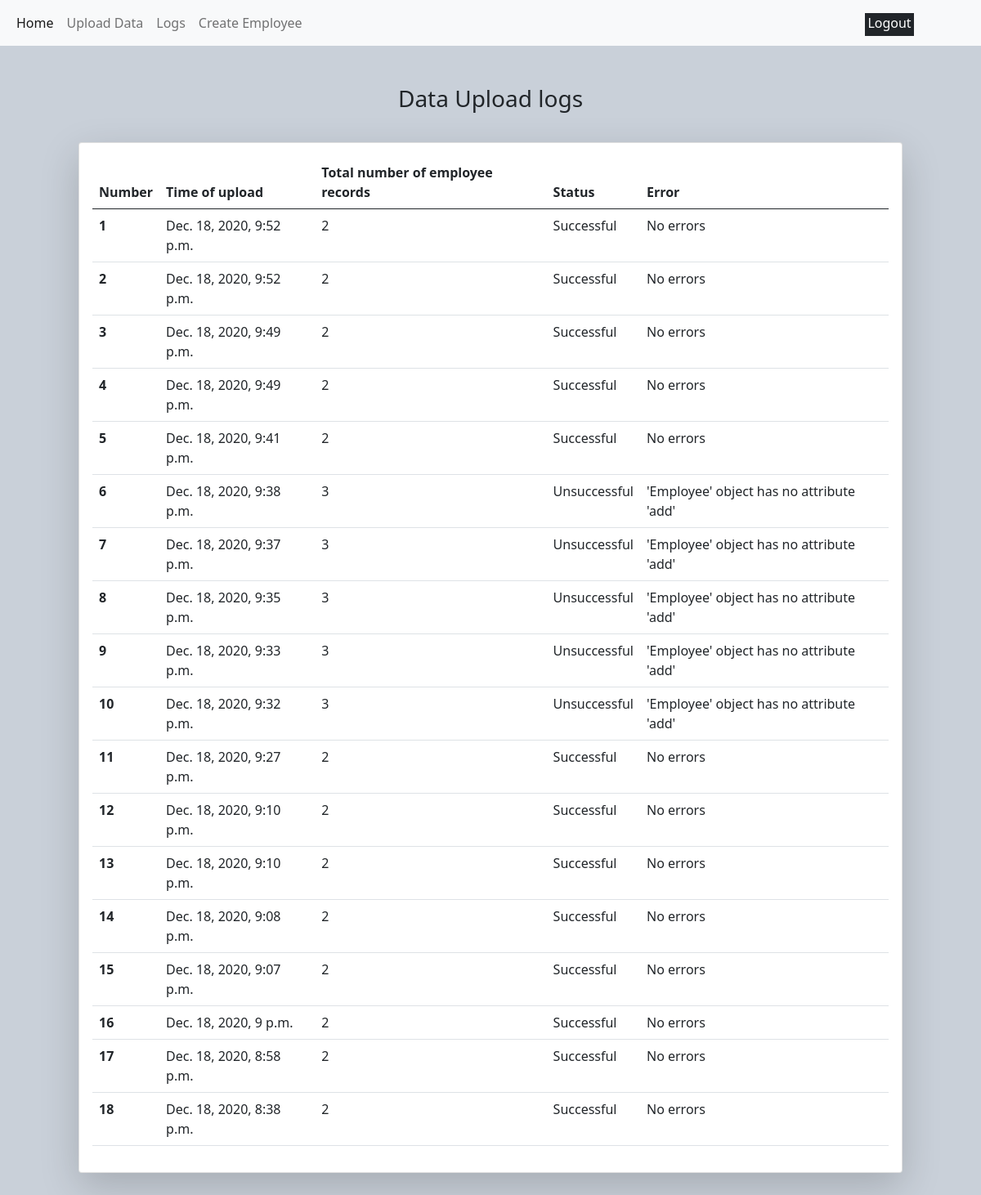
The page /upload-logs/ (signed in) on the database as committed earlier.
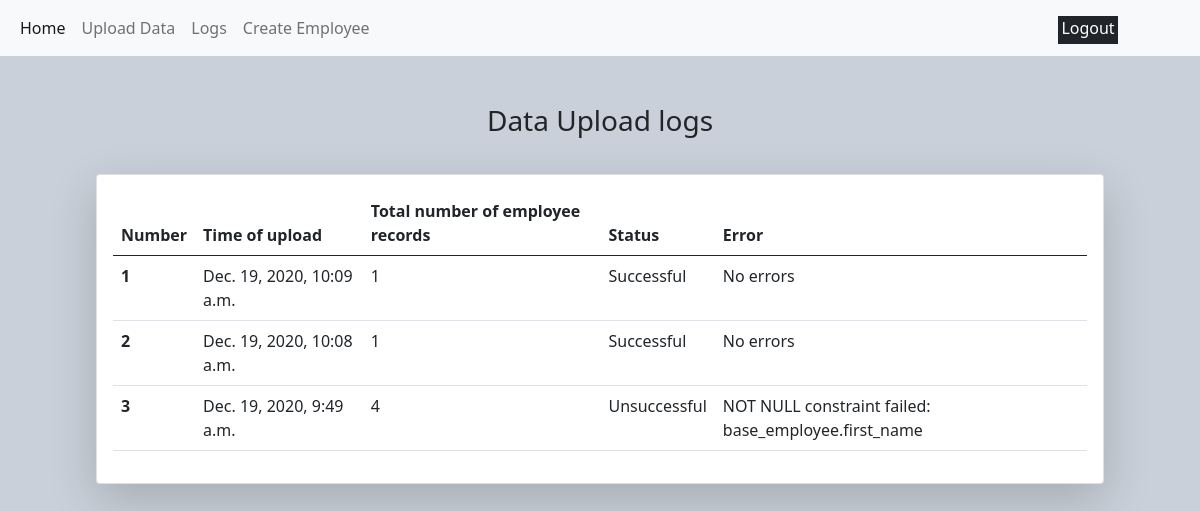
The same page on the database as committed later.
### base/models.py (models this page shows)
class Log(models.Model):
    timestamp = models.DateTimeField(auto_now_add=True)
    number_of_employee_data = models.IntegerField()
    status = models.CharField(max_length=15)
    error = models.CharField(max_length=100)

### base/views.py (the view)
# urls.py: path("upload-logs/", views.log, name="log"),
@login_required
def log(request):
    logs = reversed(Log.objects.all())
    context = {"logs": logs}
    return render(request, "base/logs.html", context)

### base/templates/base/logs.html (shortened to what this page needs)
{% extends 'base/base.html' %} {% block title %} Home {% endblock title %}
{%load crispy_forms_tags %} {% block body %}
<div><h3 style="text-align: center" class="mt-5">Data Upload logs</h3></div>
<div class="d-none d-lg-block">
  <div class="shadow-lg card p-3" style=" margin: 8%; margin-top: 3%; min">
    <table class="table">
      <thead>
        <tr>
          <th scope="col">Number</th>
          <th scope="col">Time of upload</th>
          <th scope="col">Total number of employee records</th>
          <th scope="col">Status</th>
          <th scope="col">Error</th>
        </tr>
      </thead>
      <tbody>
        {% for log in logs %}
        <tr>
          <th scope="row">{{ forloop.counter }}</th>
          <td>{{log.timestamp}}</td>
          <td>{{log.number_of_employee_data}}</td>
          <td>{{log.status}}</td>
          <td>{{log.error}}</td>
        </tr>
        {% endfor %}
      </tbody>
    </table>
  </div>
</div>
{% endblock body %}

Rows that differ between the two databases and show on the page:
removed Log: timestamp "Dec. 18, 2020, 9:52 p.m.", number_of_employee_data "2", status "Successful", error "No errors"
removed Log: timestamp "Dec. 18, 2020, 9:52 p.m.", number_of_employee_data "2", status "Successful", error "No errors"
removed Log: timestamp "Dec. 18, 2020, 9:49 p.m.", number_of_employee_data "2", status "Successful", error "No errors"
removed Log: timestamp "Dec. 18, 2020, 9:49 p.m.", number_of_employee_data "2", status "Successful", error "No errors"
removed Log: timestamp "Dec. 18, 2020, 9:41 p.m.", number_of_employee_data "2", status "Successful", error "No errors"
removed Log: timestamp "Dec. 18, 2020, 9:38 p.m.", number_of_employee_data "3", status "Unsuccessful", error "'Employee' object has no attribute 'add'"
removed Log: timestamp "Dec. 18, 2020, 9:37 p.m.", number_of_employee_data "3", status "Unsuccessful", error "'Employee' object has no attribute 'add'"
removed Log: timestamp "Dec. 18, 2020, 9:35 p.m.", number_of_employee_data "3", status "Unsuccessful", error "'Employee' object has no attribute 'add'"
removed Log: timestamp "Dec. 18, 2020, 9:33 p.m.", number_of_employee_data "3", status "Unsuccessful", error "'Employee' object has no attribute 'add'"
removed Log: timestamp "Dec. 18, 2020, 9:32 p.m.", number_of_employee_data "3", status "Unsuccessful", error "'Employee' object has no attribute 'add'"
removed Log: timestamp "Dec. 18, 2020, 9:27 p.m.", number_of_employee_data "2", status "Successful", error "No errors"
removed Log: timestamp "Dec. 18, 2020, 9:10 p.m.", number_of_employee_data "2", status "Successful", error "No errors"
removed Log: timestamp "Dec. 18, 2020, 9:10 p.m.", number_of_employee_data "2", status "Successful", error "No errors"
removed Log: timestamp "Dec. 18, 2020, 9:08 p.m.", number_of_employee_data "2", status "Successful", error "No errors"
removed Log: timestamp "Dec. 18, 2020, 9:07 p.m.", number_of_employee_data "2", status "Successful", error "No errors"
removed Log: timestamp "Dec. 18, 2020, 9 p.m.", number_of_employee_data "2", status "Successful", error "No errors"
removed Log: timestamp "Dec. 18, 2020, 8:58 p.m.", number_of_employee_data "2", status "Successful", error "No errors"
removed Log: timestamp "Dec. 18, 2020, 8:38 p.m.", number_of_employee_data "2", status "Successful", error "No errors"
added Log: timestamp "Dec. 19, 2020, 10:09 a.m.", number_of_employee_data "1", status "Successful", error "No errors"
added Log: timestamp "Dec. 19, 2020, 10:08 a.m.", number_of_employee_data "1", status "Successful", error "No errors"
added Log: timestamp "Dec. 19, 2020, 9:49 a.m.", number_of_employee_data "4", status "Unsuccessful", error "NOT NULL constraint failed: base_employee.first_name"
